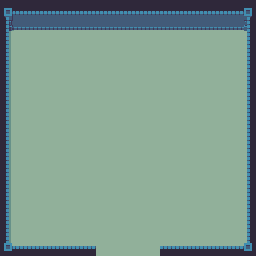

A 2D game scene composited from a Tiled map and its tileset images. What follows is a short description and the map's XML, with every tile layer's data as written:
An orthogonal 16x16 tile map with 16x16 px tiles, 3 tile layers (Floor, Walls, Objects), 3 tilesets.

<map version="1.0" tiledversion="1.1.2" orientation="orthogonal" renderorder="right-down" width="16" height="16" tilewidth="16" tileheight="16" infinite="0" nextobjectid="1">
 <tileset firstgid="1" source="world1_tileset.tsx" />
 <tileset firstgid="241" source="world1_doors_front.tsx" />
 <tileset firstgid="385" source="world1_doors_side.tsx" />
 <layer name="Floor" width="16" height="16">
  <data encoding="csv">
55,55,55,55,55,55,55,55,55,55,55,55,55,55,55,55,
55,55,55,55,55,55,55,55,55,55,55,55,55,55,55,55,
55,55,55,55,55,55,55,55,55,55,55,55,55,55,55,55,
55,55,55,55,55,55,55,55,55,55,55,55,55,55,55,55,
55,55,55,55,55,55,55,55,55,55,55,55,55,55,55,55,
55,55,55,55,55,55,55,55,55,55,55,55,55,55,55,55,
55,55,55,55,55,55,55,55,55,55,55,55,55,55,55,55,
55,55,55,55,55,55,55,55,55,55,55,55,55,55,55,55,
55,55,55,55,55,55,55,55,55,55,55,55,55,55,55,55,
55,55,55,55,55,55,55,55,55,55,55,55,55,55,55,55,
55,55,55,55,55,55,55,55,55,55,55,55,55,55,55,55,
55,55,55,55,55,55,55,55,55,55,55,55,55,55,55,55,
55,55,55,55,55,55,55,55,55,55,55,55,55,55,55,55,
55,55,55,55,55,55,55,55,55,55,55,55,55,55,55,55,
55,55,55,55,55,55,55,55,55,55,55,55,55,55,55,55,
55,55,55,55,55,55,55,55,55,55,55,55,55,55,55,55
</data>
 </layer>
 <layer name="Walls" width="16" height="16">
  <data encoding="csv">
6,7,7,7,7,7,7,7,7,7,7,7,7,7,7,8,
30,31,31,31,31,31,31,31,31,31,31,31,31,31,31,32,
54,0,0,0,0,0,0,0,0,0,0,0,0,0,0,56,
54,0,0,0,0,0,0,0,0,0,0,0,0,0,0,56,
54,0,0,0,0,0,0,0,0,0,0,0,0,0,0,56,
54,0,0,0,0,0,0,0,0,0,0,0,0,0,0,56,
54,0,0,0,0,0,0,0,0,0,0,0,0,0,0,56,
54,0,0,0,0,0,0,0,0,0,0,0,0,0,0,56,
54,0,0,0,0,0,0,0,0,0,0,0,0,0,0,56,
54,0,0,0,0,0,0,0,0,0,0,0,0,0,0,56,
54,0,0,0,0,0,0,0,0,0,0,0,0,0,0,56,
54,0,0,0,0,0,0,0,0,0,0,0,0,0,0,56,
54,0,0,0,0,0,0,0,0,0,0,0,0,0,0,56,
54,0,0,0,0,0,0,0,0,0,0,0,0,0,0,56,
54,0,0,0,0,0,0,0,0,0,0,0,0,0,0,56,
78,79,79,79,79,79,0,0,0,0,79,79,79,79,79,80
</data>
 </layer>
 <layer name="Objects" width="16" height="16">
  <data encoding="csv">
0,0,0,0,0,0,0,0,0,0,0,0,0,0,0,0,
0,0,0,0,0,0,0,0,0,0,0,0,0,0,0,0,
0,0,0,0,0,0,0,0,0,0,0,0,0,0,0,0,
0,0,0,0,0,0,0,0,0,0,0,0,0,0,0,0,
0,0,0,0,0,0,0,0,0,0,0,0,0,0,0,0,
0,0,0,0,0,0,0,0,0,0,0,0,0,0,0,0,
0,0,0,0,0,0,0,0,0,0,0,0,0,0,0,0,
0,0,0,0,0,0,0,0,0,0,0,0,0,0,0,0,
0,0,0,0,0,0,0,0,0,0,0,0,0,0,0,0,
0,0,0,0,0,0,0,0,0,0,0,0,0,0,0,0,
0,0,0,0,0,0,0,0,0,0,0,0,0,0,0,0,
0,0,0,0,0,0,0,0,0,0,0,0,0,0,0,0,
0,0,0,0,0,0,0,0,0,0,0,0,0,0,0,0,
0,0,0,0,0,0,0,0,0,0,0,0,0,0,0,0,
0,0,0,0,0,0,0,0,0,0,0,0,0,0,0,0,
0,0,0,0,0,0,0,0,0,0,0,0,0,0,0,0
</data>
 </layer>
</map>
